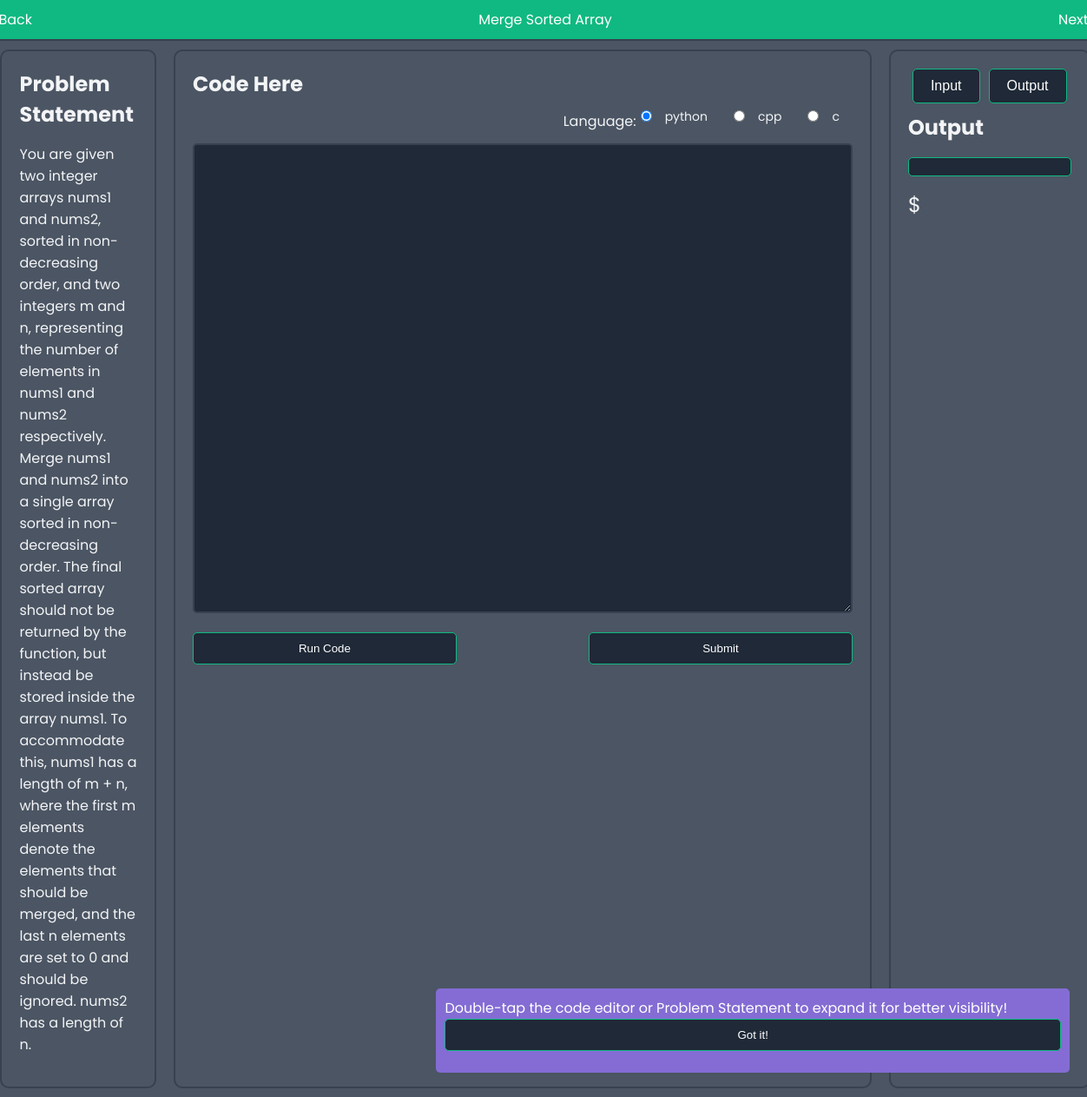
The page /oj/solve/1 on the database its author committed.
### oj/models.py (models this page shows, shortened)
class Problems(models.Model):
   difficulty_levels = (
       ('easy', 'Easy'),
       ('medium', 'Medium'),
       ('hard', 'hard')
   )
   name = models.CharField(max_length=64)
   statement = models.CharField(max_length=1000)
   constraints = models.JSONField(default=list)
   difficulty_levels = models.CharField(max_length=6, choices=difficulty_levels, default='easy')

### oj/views.py (the view, shortened to what this page needs)
# urls.py: path('solve/<int:problem_id>', views.solve, name="solve"),
def solve(request, problem_id):
    problem = get_object_or_404(Problems, id=problem_id)
    status = request.session.setdefault(problem_id, False)
    new_problem_id = problem.id + 1
    Testcases = problem.test_cases.all()
    curr_code = ""
    curr_lang = "cpp"
    curr_input = ""
    return render(request, 'oj/solve.html', {"problem" : problem, "options":Language, "next": new_problem_id})

### oj/templates/oj/solve.html (shortened to what this page needs)
<!DOCTYPE html>
<html lang="en">
<head>
</head>
<body>
      <div class="tooltip-notification" id="tooltip-notification">
        Double-tap the code editor or Problem Statement to expand it for better visibility!
        <button onclick="dismissTooltip()">Got it!</button>
    </div>
    <div id="flex">
        <div class="title">
            <div>
                <a href="{% url 'problems' %}" style="text-decoration: none; color: white;">
                    Back
                </a>
            </div>
            <div>
                {{problem.name}}
            </div>
            <div>
                <a href="{% url 'solve' next %}" style="text-decoration: none; color: white;">
                    Next
                </a>
            </div>
        </div>
        <div class="container">
            <div class="examples" ondblclick="toggle('.test-cases')">
                <h2>Problem Statement</h2>
                <p>{{problem.statement|linebreaksbr}}</p>
            </div>
            <div class="flex_container">
                <div class="code-section" ondblclick="toggle('.examples')" style="cursor: pointer;">
                    <h2>Code Here</h2>
                    <form action="{% url 'solve' problem.id %}" method="post">
                        <div class="language-selection">
                            <label for="language">Language:</label>
                            <div class="radio-group">
                                {% for option in options %}
                                    <input type="radio" id="{{ option.value }}" name="language" {% if option.value == 'py' %} checked {% endif %} value="{{ option.value }}" {% if option.value == lang %}checked{% endif %}>
                                    <label for="{{ option.value }}">{{ option.label }}</label>
                                {% endfor %}
                            </div>
                        </div>
                        <textarea id="code" name="code" rows="25" cols="80" style="font-size: 15px;">{{code}}</textarea>
                        <div id="code_test">
                            <button type="submit" name="action" id="run" value="run" class="mybutton">Run Code</button>
                            <button type="submit" name="action" id="submit" value="submit" class="mybutton">Submit</button>
                        </div>
                    </form>
                </div>
                <div class="test-cases">
                    <div class="tab-buttons">
                        {% if expected_output %}
                           <button onclick="showSection('input', 'output')" class="btn-custom-failure">Error</button>
                        {% else %}
                          <button onclick="showSection('input', 'output')" class="mybutton">Input</button>
                        {% endif %}
                        <button onclick="showSection('output', 'input')" class="mybutton">Output</button>
                    </div>
                    <div id="output">
                        <h2>Output</h2>
                        {% if expected_output %}
                        <button class="btn-custom-failure">{{message|linebreaksbr}}</button>
                        <br>
                        {% else %}
                        <button class="btn-custom-success">{{message|linebreaksbr}}</button>
                        <br>
                        {% endif %}
                        <div style="font-size: x-large;">
                            $<br>
                        </div>
                    </div>
                </div>
            </div>
        </div>
    </div>
</body>
</html>

### oj/templates/oj/solve.html (style rules this page uses)
:root { --primary-bg: #1f2937; --secondary-bg: #4b5563; --primary-color: #f3f4f6; --accent-color: #10b981; --error-color: #ef4444; --border-color: #374151; }
body { display: flex; justify-content: center; align-items: stretch; height: 100vh; background: var(--primary-bg); margin: 0; font-family: 'Poppins', sans-serif; color: var(--primary-color); }
.container { max-width: 2000px; width: 100%; margin: 0 auto; display: flex; flex-direction: row; background-color: var(--secondary-bg); border-radius: 10px; overflow: hidden; border: 2px solid var(--border-color); }
.title { display: flex; justify-content: space-between; align-items: center; padding: 10px; background-color: var(--accent-color); color: #fff; border-radius: 10px 10px 0 0; }
.examples, .code-section, .test-cases { padding: 20px; border: 2px solid var(--border-color); border-radius: 10px; margin: 10px; background-color: var(--secondary-bg); }
h2 { margin: 0 0 10px; font-size: 1.5em; color: var(--primary-color); }
button { width: 100%; padding: 10px; margin-bottom: 15px; border-radius: 5px; border: 1px solid var(--accent-color); background-color: var(--primary-bg); color: #fff; cursor: pointer; transition: background-color 0.3s, transform 0.2s; }
input, select, textarea { margin-bottom: 15px; padding: 10px; font-size: 16px; border-radius: 5px; border: 2px solid var(--border-color); background-color: var(--primary-bg); color: #fff; transition: border-color 0.3s; }
.language-selection { display: flex; justify-content: flex-end; align-items: center; margin-bottom: 10px; }
.radio-group { display: flex; gap: 10px; }
.radio-group input[type="radio"] { margin-right: 5px; }
.radio-group label { margin-right: 15px; font-size: 14px; color: var(--primary-color); }
#code { resize: horizontal; min-width: 290px; max-width: 930px; min-height: 517px; font-family: 'Courier New', monospace; }
#code_test { display: flex; justify-content: space-between; }
#run, #submit { width: 40%; }
.tab-buttons { display: flex; justify-content: center; margin-bottom: 10px; }
.tab-buttons .mybutton { margin: 0 5px; padding: 10px 20px; font-size: 16px; }
.flex_container { display: flex; flex-direction: row; }
#flex { width: 1476px; }
.tooltip-notification { display: none; padding: 10px; background-color: #846cd4; color: #fff; margin: 10px 0; border-radius: 5px; position: fixed; bottom: 20px; right: 20px; z-index: 1000; }

### rows shown on the page
Problems: name "Merge Sorted Array", statement "You are given two integer arrays nums1 and nums2, sorted in non-decreasing order, and two integers m and n, representing the number of elements in nums1 and nums2 respectively. Merge nums1 and nums2 into a single array sorted in non-decreasing order. The final sorted array should not be returned by the function, but instead be stored inside the array nums1. To accommodate this, nums1 has a length of m + n, where the first m elements denote the elements that should be merged, and the last n elements are set to 0 and should be ignored. nums2 has a length of n."

### other values the page prints
{{ option.label }} "python" "cpp" "c"
